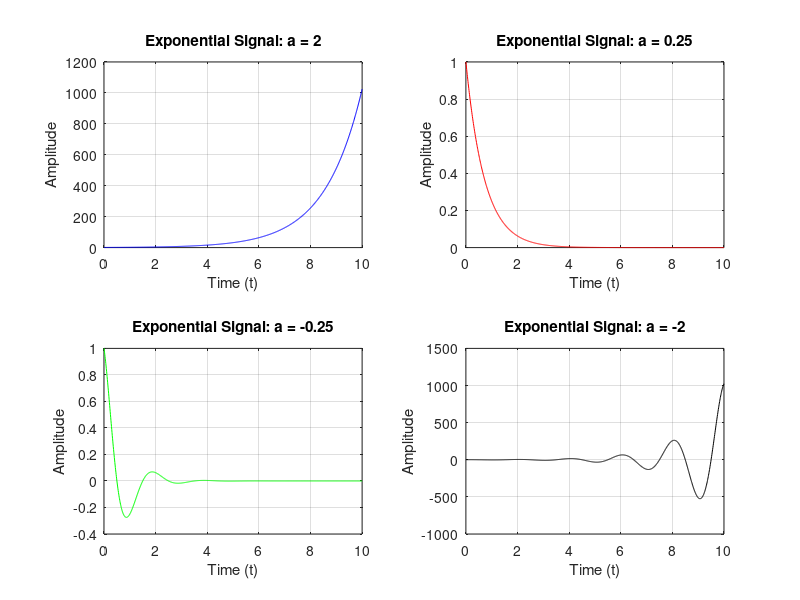

This chart was generated by the following MATLAB code:
% Exponential Signal
t = 0:0.01:10;

a1 = 2;
a2 = 0.25;
a3 = -0.25;
a4 = -2;

exp_signal1 = a1.^t;
exp_signal2 = a2.^t;
exp_signal3 = a3.^t;
exp_signal4 = a4.^t;


figure;

% First subplot: a = 2
subplot(2, 2, 1);
plot(t, exp_signal1, 'b');
xlabel('Time (t)');
ylabel('Amplitude');
title('Exponential Signal: a = 2');
grid on;

% Second subplot: a = 0.25
subplot(2, 2, 2);
plot(t, exp_signal2, 'r');
xlabel('Time (t)');
ylabel('Amplitude');
title('Exponential Signal: a = 0.25');
grid on;

% Third subplot: a = -0.25
subplot(2, 2, 3);
plot(t, exp_signal3, 'g');
xlabel('Time (t)');
ylabel('Amplitude');
title('Exponential Signal: a = -0.25');
grid on;

% Fourth subplot: a = -2
subplot(2, 2, 4);
plot(t, exp_signal4, 'k');
xlabel('Time (t)');
ylabel('Amplitude');
title('Exponential Signal: a = -2');
grid on;
